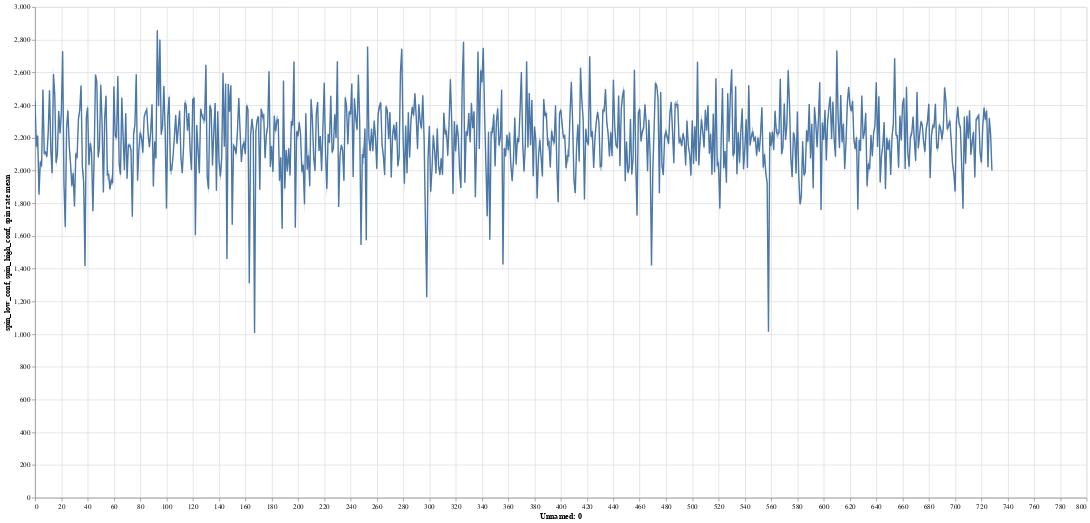

Write notebook code for a chart like this one.
### Code cell
import altair as alt

line = alt.Chart(post_joined_pitching_cnf_df.reset_index()).mark_line().encode(
    x='Unnamed: 0',
    y='spin rate mean'
)
band = line.mark_area(opacity=0.5).encode(
    x='Unnamed: 0',
    y='spin_low_conf',
    y2='spin_high_conf',
    tooltip=['name_last', 'name_first','spin_low_conf', 'spin_high_conf', 'spin_difference_conf','spin rate mean']
).properties(
    width=1500,
    height=700
).interactive()

band + line

### Figure 1 — Vega-Lite specification as saved in the notebook (floating-point values rounded to 4 significant figures; data arrays with more than 128 entries replaced by an {"elided": "..."} marker saying what was removed)
{"config": {"view": {"continuousWidth": 400, "continuousHeight": 300}}, "layer": [{"mark": {"type": "area", "opacity": 0.5}, "encoding": {"tooltip": [{"type": "nominal", "field": "name_last"}, {"type": "nominal", "field": "name_first"}, {"type": "quantitative", "field": "spin_low_conf"}, {"type": "quantitative", "field": "spin_high_conf"}, {"type": "quantitative", "field": "spin_difference_conf"}, {"type": "quantitative", "field": "spin rate mean"}], "x": {"type": "quantitative", "field": "Unnamed: 0"}, "y": {"type": "quantitative", "field": "spin_low_conf"}, "y2": {"field": "spin_high_conf"}}, "height": 700, "selection": {"selector041": {"type": "interval", "bind": "scales", "encodings": ["x", "y"]}}, "width": 1500}, {"mark": "line", "encoding": {"x": {"type": "quantitative", "field": "Unnamed: 0"}, "y": {"type": "quantitative", "field": "spin rate mean"}}}], "data": {"name": "data-42a4cc8577e6c9cb55108f7f0b414daa"}, "$schema": "https://vega.github.io/schema/vega-lite/v4.8.1.json", "datasets": {"data-42a4cc8577e6c9cb55108f7f0b414daa": {"elided": "729 records"}}}
